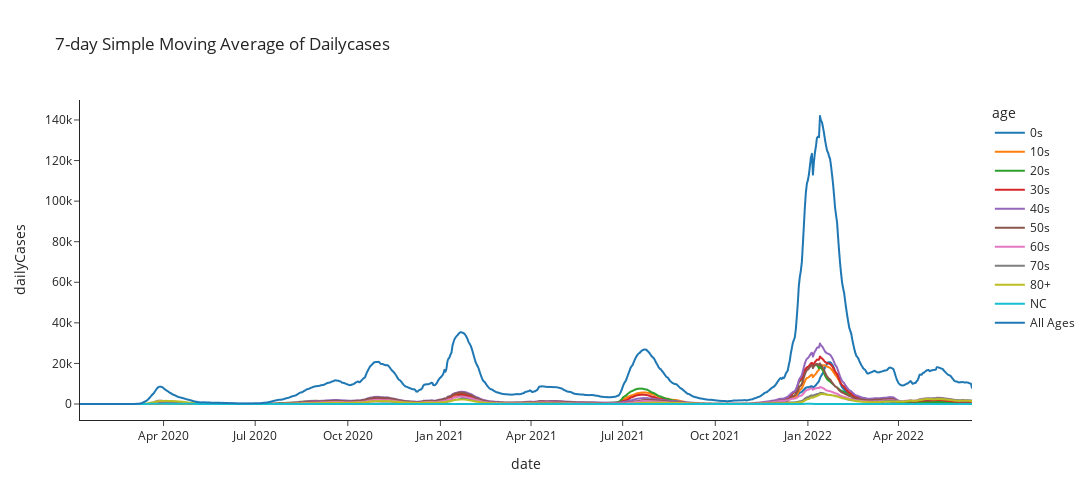

The notebook cell saved with this chart:
### Markdown cell above
#### Plotly Lineplot

### Code cell
age_series = get_sma7_gby_age_date(data)
fig = plot_lineplot(age_series, 'dailyCases')
fig.show()

### Figure 1 — Plotly figure (JSON) as saved in the notebook; plotly's stock layout.template omitted (floating-point values rounded to 4 significant figures; data arrays with more than 128 entries replaced by an {"elided": "..."} marker saying what was removed)
{"data": [{"hovertemplate": "age=0s<br>date=%{x}<br>dailyCases=%{y}<extra></extra>", "legendgroup": "0s", "line": {"color": "#1F77B4", "dash": "solid"}, "marker": {"symbol": "circle"}, "mode": "lines", "name": "0s", "showlegend": true, "type": "scattergl", "x": {"elided": "887 str values"}, "xaxis": "x", "y": {"elided": "887 int values"}, "yaxis": "y"}, {"hovertemplate": "age=10s<br>date=%{x}<br>dailyCases=%{y}<extra></extra>", "legendgroup": "10s", "line": {"color": "#FF7F0E", "dash": "solid"}, "marker": {"symbol": "circle"}, "mode": "lines", "name": "10s", "showlegend": true, "type": "scattergl", "x": {"elided": "887 str values"}, "xaxis": "x", "y": {"elided": "887 int values"}, "yaxis": "y"}, {"hovertemplate": "age=20s<br>date=%{x}<br>dailyCases=%{y}<extra></extra>", "legendgroup": "20s", "line": {"color": "#2CA02C", "dash": "solid"}, "marker": {"symbol": "circle"}, "mode": "lines", "name": "20s", "showlegend": true, "type": "scattergl", "x": {"elided": "887 str values"}, "xaxis": "x", "y": {"elided": "887 int values"}, "yaxis": "y"}, {"hovertemplate": "age=30s<br>date=%{x}<br>dailyCases=%{y}<extra></extra>", "legendgroup": "30s", "line": {"color": "#D62728", "dash": "solid"}, "marker": {"symbol": "circle"}, "mode": "lines", "name": "30s", "showlegend": true, "type": "scattergl", "x": {"elided": "887 str values"}, "xaxis": "x", "y": {"elided": "887 int values"}, "yaxis": "y"}, {"hovertemplate": "age=40s<br>date=%{x}<br>dailyCases=%{y}<extra></extra>", "legendgroup": "40s", "line": {"color": "#9467BD", "dash": "solid"}, "marker": {"symbol": "circle"}, "mode": "lines", "name": "40s", "showlegend": true, "type": "scattergl", "x": {"elided": "887 str values"}, "xaxis": "x", "y": {"elided": "887 int values"}, "yaxis": "y"}, {"hovertemplate": "age=50s<br>date=%{x}<br>dailyCases=%{y}<extra></extra>", "legendgroup": "50s", "line": {"color": "#8C564B", "dash": "solid"}, "marker": {"symbol": "circle"}, "mode": "lines", "name": "50s", "showlegend": true, "type": "scattergl", "x": {"elided": "887 str values"}, "xaxis": "x", "y": {"elided": "887 int values"}, "yaxis": "y"}, {"hovertemplate": "age=60s<br>date=%{x}<br>dailyCases=%{y}<extra></extra>", "legendgroup": "60s", "line": {"color": "#E377C2", "dash": "solid"}, "marker": {"symbol": "circle"}, "mode": "lines", "name": "60s", "showlegend": true, "type": "scattergl", "x": {"elided": "887 str values"}, "xaxis": "x", "y": {"elided": "887 int values"}, "yaxis": "y"}, {"hovertemplate": "age=70s<br>date=%{x}<br>dailyCases=%{y}<extra></extra>", "legendgroup": "70s", "line": {"color": "#7F7F7F", "dash": "solid"}, "marker": {"symbol": "circle"}, "mode": "lines", "name": "70s", "showlegend": true, "type": "scattergl", "x": {"elided": "887 str values"}, "xaxis": "x", "y": {"elided": "887 int values"}, "yaxis": "y"}, {"hovertemplate": "age=80+<br>date=%{x}<br>dailyCases=%{y}<extra></extra>", "legendgroup": "80+", "line": {"color": "#BCBD22", "dash": "solid"}, "marker": {"symbol": "circle"}, "mode": "lines", "name": "80+", "showlegend": true, "type": "scattergl", "x": {"elided": "887 str values"}, "xaxis": "x", "y": {"elided": "887 int values"}, "yaxis": "y"}, {"hovertemplate": "age=NC<br>date=%{x}<br>dailyCases=%{y}<extra></extra>", "legendgroup": "NC", "line": {"color": "#17BECF", "dash": "solid"}, "marker": {"symbol": "circle"}, "mode": "lines", "name": "NC", "showlegend": true, "type": "scattergl", "x": {"elided": "887 str values"}, "xaxis": "x", "y": {"elided": "887 int values"}, "yaxis": "y"}, {"hovertemplate": "age=All Ages<br>date=%{x}<br>dailyCases=%{y}<extra></extra>", "legendgroup": "All Ages", "line": {"color": "#1F77B4", "dash": "solid"}, "marker": {"symbol": "circle"}, "mode": "lines", "name": "All Ages", "showlegend": true, "type": "scattergl", "x": {"elided": "887 str values"}, "xaxis": "x", "y": {"elided": "887 int values"}, "yaxis": "y"}], "layout": {"height": 500, "legend": {"title": {"text": "age"}, "tracegroupgap": 0}, "title": {"text": "7-day Simple Moving Average of Dailycases"}, "width": 1600, "xaxis": {"anchor": "y", "domain": [0, 1], "title": {"text": "date"}}, "yaxis": {"anchor": "x", "domain": [0, 1], "title": {"text": "dailyCases"}}}}
